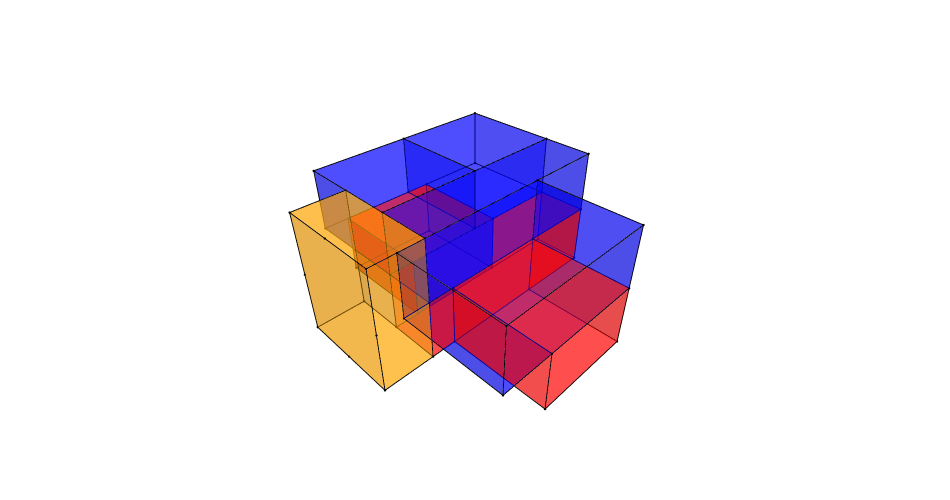

This figure's notebook cell:
### Markdown cell above
## 10.02 Assign colour to the rooms

### Code cell
# 10.02 Color rooms (cells) based on room index in room_info

# Rebuild cells if missing or empty
working_cells = cells if isinstance(cells, list) and len(cells) > 0 else []
if len(working_cells) == 0 and "cellcomplex" in globals() and cellcomplex is not None:
    working_cells = Topology.Cells(cellcomplex)
    print("Cells rebuilt from cellcomplex:", len(working_cells))
else:
    print("Cells available:", len(working_cells))

faces_colored = []
colored_rooms = 0
skipped_rooms = []

for idx, info in room_info.items():
    if idx >= len(working_cells):
        skipped_rooms.append(idx)
        continue

    c = working_cells[idx]
    name = str(info.get("name", ""))
    lname = name.lower()

    if "residential" in lname or "_fx" in lname:
        color = "blue"
    elif "vertical" in lname or "stair" in lname:
        color = "orange"
    else:
        color = "red"

    c_faces = Topology.Faces(c)
    for f in c_faces:
        d = Dictionary.ByKeysValues(["color", "opacity", "name"], [color, 0.45, name])
        Topology.SetDictionary(f, d)
        faces_colored.append(f)

    if len(c_faces) > 0:
        colored_rooms += 1

print("Colored rooms:", colored_rooms)
print("Colored faces:", len(faces_colored))
if len(skipped_rooms) > 0:
    print("Skipped room indices (out of range):", skipped_rooms)

if len(faces_colored) > 0:
    colored_faces_cluster = Cluster.ByTopologies(faces_colored)
    Topology.Show(
        colored_faces_cluster,
        faceColorKey="color",
        faceOpacity=0.45,
        edgeColor="black",
        edgeWidth=2,
        backgroundColor="white",
        renderer=active_renderer
    )
else:
    print("No faces found to color. Run Cell 13 first to build cellcomplex/cells.")

### Figure 1 — Plotly figure (JSON) as saved in the notebook; plotly's stock layout.template omitted (floating-point values rounded to 4 significant figures; data arrays with more than 128 entries replaced by an {"elided": "..."} marker saying what was removed)
{"data": [{"customdata": ["", "", "", "", "", "", "", "", "", "", "", "", "", "", "", "", "", "", "", "", "", "", "", "", "", "", "", "", "", "", "", "", "", "", "", "", "", "", "", "", "", "", "", "", "", "", "", "", "", "", "", "", ""], "hoverinfo": "text", "hovertemplate": ["Click ", "Click ", "Click ", "Click ", "Click ", "Click ", "Click ", "Click ", "Click ", "Click ", "Click ", "Click ", "Click ", "Click ", "Click ", "Click ", "Click ", "Click ", "Click ", "Click ", "Click ", "Click ", "Click ", "Click ", "Click ", "Click ", "Click ", "Click ", "Click ", "Click ", "Click ", "Click ", "Click ", "Click ", "Click ", "Click ", "Click ", "Click ", "Click ", "Click ", "Click ", "Click ", "Click ", "Click ", "Click ", "Click ", "Click ", "Click ", "Click ", "Click ", "Click ", "Click ", "Click "], "hovertext": ["", "", "", "", "", "", "", "", "", "", "", "", "", "", "", "", "", "", "", "", "", "", "", "", "", "", "", "", "", "", "", "", "", "", "", "", "", "", "", "", "", "", "", "", "", "", "", "", "", "", "", "", ""], "legendgroup": "1", "legendrank": 1, "marker": {"color": ["#000000", "#000000", "#000000", "#000000", "#000000", "#000000", "#000000", "#000000", "#000000", "#000000", "#000000", "#000000", "#000000", "#000000", "#000000", "#000000", "#000000", "#000000", "#000000", "#000000", "#000000", "#000000", "#000000", "#000000", "#000000", "#000000", "#000000", "#000000", "#000000", "#000000", "#000000", "#000000", "#000000", "#000000", "#000000", "#000000", "#000000", "#000000", "#000000", "#000000", "#000000", "#000000", "#000000", "#000000", "#000000", "#000000", "#000000", "#000000", "#000000", "#000000", "#000000", "#000000", "#000000"], "line": {"width": 0}, "opacity": 1, "size": [2.8, 2.8, 2.8, 2.8, 2.8, 2.8, 2.8, 2.8, 2.8, 2.8, 2.8, 2.8, 2.8, 2.8, 2.8, 2.8, 2.8, 2.8, 2.8, 2.8, 2.8, 2.8, 2.8, 2.8, 2.8, 2.8, 2.8, 2.8, 2.8, 2.8, 2.8, 2.8, 2.8, 2.8, 2.8, 2.8, 2.8, 2.8, 2.8, 2.8, 2.8, 2.8, 2.8, 2.8, 2.8, 2.8, 2.8, 2.8, 2.8, 2.8, 2.8, 2.8, 2.8], "sizemode": "diameter", "symbol": "circle"}, "mode": "markers", "name": "1: Untitled (Vertices)", "showlegend": false, "text": ["", "", "", "", "", "", "", "", "", "", "", "", "", "", "", "", "", "", "", "", "", "", "", "", "", "", "", "", "", "", "", "", "", "", "", "", "", "", "", "", "", "", "", "", "", "", "", "", "", "", "", "", ""], "type": "scatter3d", "x": [3.75, 1.3e-05, 3.75, 1.3e-05, -1.25, 3.75, -1.25, 3.75, -1.25, -1.25, -1.25, -1.25, 8.75, 5.0, 8.75, 5.0, 8.75, 8.75, 5.0, 1.3e-05, 5.0, 1.3e-05, 0, -2.5, 0, -1.25, -2.5, 5.0, 5.0, -2.5, 5.0, 5.0, -1.25, -2.5, 5, 0, 5, 0, 8.75, 8.75, -1.25, -1.25, 8.75, 8.75, -3.75, -3.75, -3.75, -3.75, -3.75, -1.25, -3.75, -3.75, -3.75], "y": [2.5, 2.5, 7.5, 7.5, 2.5, 2.5, 2.5, 7.5, 7.5, 7.5, 5.0, 5.0, 2.5, 2.5, 7.5, 7.5, 2.5, 7.5, 2.5, 2.5, 7.5, 7.5, -5, -5.0, 0, 8e-06, 8e-06, -5.0, -5.0, -5.0, 4e-06, 8e-06, 8e-06, 8e-06, -5, -5, 0, 0, 8e-06, 2.5, 2.5, 8e-06, 8e-06, 8e-06, 5.0, 2.5, 8e-06, 8e-06, 8e-06, 5.0, 5.0, 5.0, 2.5], "z": [3.2, 3.2, 3.2, 3.2, 3.2, 6.2, 6.2, 6.2, 3.2, 6.2, 3.2, 6.2, 3.2, 3.2, 3.2, 3.2, 6.2, 6.2, 0.2, 0.2, 0.2, 0.2, 3.2, 3.2, 3.2, 3.2, 3.2, 3.2, 6.2, 6.2, 3.2, 6.2, 6.2, 6.2, 0.2, 0.2, 0.2, 0.2, 3.2, 0.2, 0.2, 0.2, 0.2, 6.2, 6.2, 6.2, 6.2, 0.2, 3.2, 0.2, 0.2, 3.2, 0.2]}, {"hoverinfo": "text", "legendgroup": "2", "legendrank": 2, "line": {"color": "black", "dash": "solid", "width": 2}, "marker": {"size": 0}, "mode": "lines", "name": "1: Untitled (Edges)", "showlegend": false, "text": "", "type": "scatter3d", "x": {"elided": "282 float values"}, "y": {"elided": "282 float values"}, "z": {"elided": "282 float values"}}, {"cmax": 1, "cmin": 0, "color": "#FAFAFA", "colorscale": [[0, "#440154"], [0.1111, "#482878"], [0.2222, "#3e4989"], [0.3333, "#31688e"], [0.4444, "#26828e"], [0.5556, "#1f9e89"], [0.6667, "#35b779"], [0.7778, "#6ece58"], [0.8889, "#b5de2b"], [1, "#fde725"]], "facecolor": {"elided": "137 str values"}, "flatshading": true, "hoverinfo": "text", "hovertext": {"elided": "137 str values"}, "i": {"elided": "137 int values"}, "j": {"elided": "137 int values"}, "k": {"elided": "137 int values"}, "legendgroup": "3", "legendrank": 3, "lighting": {"facenormalsepsilon": 0}, "name": "1: Untitled (Faces)", "opacity": 0.45, "showlegend": false, "showscale": false, "text": {"elided": "137 str values"}, "type": "mesh3d", "x": [3.75, 3.75, 1.3e-05, 1.3e-05, -1.25, -1.25, 3.75, 3.75, -1.25, -1.25, -1.25, -1.25, 8.75, 8.75, 5.0, 5.0, 8.75, 8.75, 1.3e-05, 5.0, 5.0, 1.3e-05, -1.25, 0, -2.5, 0, -2.5, -2.5, 5.0, 5.0, 5.0, -1.25, 5.0, -2.5, 5, 0, 5, 0, 8.75, 8.75, -1.25, -1.25, 8.75, 8.75, -3.75, -3.75, -3.75, -3.75, -3.75, -1.25, -3.75, -3.75, -3.75], "y": [7.5, 2.5, 2.5, 7.5, 2.5, 2.5, 2.5, 7.5, 7.5, 7.5, 5.0, 5.0, 7.5, 2.5, 2.5, 7.5, 2.5, 7.5, 2.5, 2.5, 7.5, 7.5, 8e-06, -5, -5.0, 0, 8e-06, -5.0, -5.0, -5.0, 4e-06, 8e-06, 8e-06, 8e-06, -5, -5, 0, 0, 8e-06, 2.5, 2.5, 8e-06, 8e-06, 8e-06, 2.5, 8e-06, 5.0, 8e-06, 8e-06, 5.0, 5.0, 5.0, 2.5], "z": [3.2, 3.2, 3.2, 3.2, 6.2, 3.2, 6.2, 6.2, 6.2, 3.2, 3.2, 6.2, 3.2, 3.2, 3.2, 3.2, 6.2, 6.2, 0.2, 0.2, 0.2, 0.2, 3.2, 3.2, 3.2, 3.2, 3.2, 6.2, 6.2, 3.2, 3.2, 6.2, 6.2, 6.2, 0.2, 0.2, 0.2, 0.2, 3.2, 0.2, 0.2, 0.2, 0.2, 6.2, 6.2, 6.2, 6.2, 3.2, 0.2, 0.2, 0.2, 3.2, 0.2]}], "layout": {"autosize": true, "height": 500, "margin": {"b": 40, "l": 40, "r": 40, "t": 40}, "paper_bgcolor": "#FFFFFF", "plot_bgcolor": "#FFFFFF", "scene": {"aspectmode": "data", "camera": {"center": {"x": 0, "y": 0, "z": 0}, "eye": {"x": -1.25, "y": -1.25, "z": 1.25}, "projection": {"type": "perspective"}, "up": {"x": 0, "y": 0, "z": 1}}, "xaxis": {"visible": false}, "yaxis": {"visible": false}, "zaxis": {"visible": false}}, "showlegend": true, "width": 950, "xaxis": {"showgrid": false, "visible": false, "zeroline": false}, "yaxis": {"showgrid": false, "visible": false, "zeroline": false}}}
